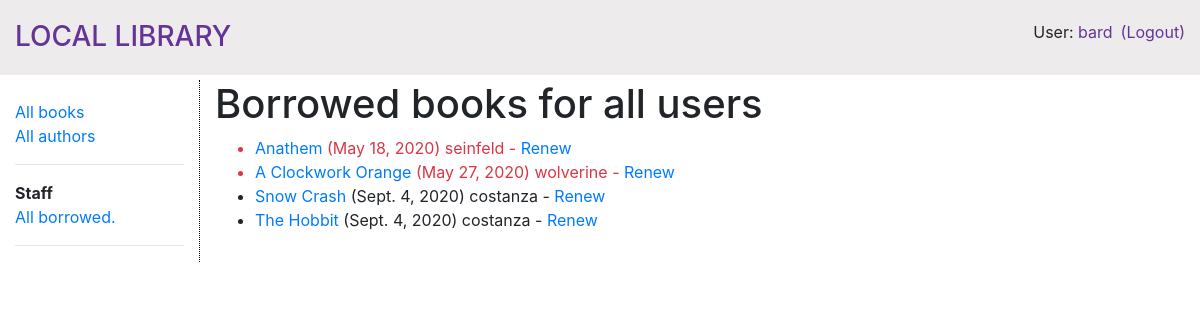
Screenshot of /catalog/allbooks/ (signed in) with the database file from the repository.
### catalog/models.py (models this page shows, shortened)
class BookInstance(models.Model):
    id = models.UUIDField(primary_key=True, default=uuid.uuid4, help_text='Unique ID for this particular book across whole library')
    book = models.ForeignKey('Book', on_delete=models.SET_NULL, null=True)
    imprint = models.CharField(max_length=200)
    due_back = models.DateField(null=True, blank=True)
    borrower = models.ForeignKey(User, on_delete=models.SET_NULL, null=True, blank=True)
    @property
    def is_overdue(self):
        if self.due_back and date.today() > self.due_back:
            return True
        return False
    LOAN_STATUS = (
        ('m', 'Maintenance'),
        ('o', 'On loan'),
        ('a', 'Available'),
        ('r', 'Reserved'),
    )
    status = models.CharField(
        max_length=1,
        choices=LOAN_STATUS,
        blank=True,
        default='m',
        help_text='Book availability',
    )
    class Meta:
        ordering = ['due_back']
        permissions = (("can_mark_returned", "Set book as returned"),)

class Book(models.Model):
    title = models.CharField(max_length=200)
    author = models.ForeignKey('Author', on_delete=models.SET_NULL, null=True)
    summary = models.TextField(max_length=1000, help_text='Enter a brief description of the book')
    isbn = models.CharField('ISBN', max_length=13, help_text='13 Character <a href="https://www.isbn-international.org/content/what-isbn">ISBN number</a>')
    genre = models.ManyToManyField(Genre, help_text='Select a genre for this book')
    language = models.ForeignKey(Language, on_delete=models.SET_NULL, null=True)
    class Meta():
        ordering = ['title']
    def display_genre(self):
        """Create a string for the Genre. This is required to display genre in Admin."""
        return ', '.join(genre.name for genre in self.genre.all()[:3])
    display_genre.short_description = 'Genre'
    '''
    def display_language(self):
        """Create a string for the Language. This is required to display language in Admin."""
        return self.language.name

    display_language.short_description = 'Language'
    '''

### catalog/views.py (the view)
# urls.py: path('allbooks/', views.LoanedBooksByUserAllListView.as_view(), name='all-borrowed'),
class LoanedBooksByUserAllListView(PermissionRequiredMixin,generic.ListView):
    permission_required = 'catalog.can_mark_returned'
    model = BookInstance
    template_name ='catalog/bookinstance_list_borrowed_all.html'
    paginate_by = 10
    def get_queryset(self):
        return BookInstance.objects.filter(status__exact='o').order_by('due_back')

### catalog/templates/catalog/bookinstance_list_borrowed_all.html
{% extends "base_generic.html" %}
{% block content %}
    <h1>Borrowed books for all users</h1>
    {% if bookinstance_list %}
    <ul>
      {% for bookinst in bookinstance_list %}
      <li class="{% if bookinst.is_overdue %}text-danger{% endif %}">
        <a href="{% url 'book-detail' bookinst.book.pk %}">{{bookinst.book.title}}</a> ({{ bookinst.due_back }}) {{bookinst.borrower}} {% if perms.catalog.can_mark_returned %}- <a href="{% url 'renew-book-librarian' bookinst.id %}">Renew</a>  {% endif %}
      </li>
      {% endfor %}
    </ul>
    {% else %}
      <p>There are no books borrowed.</p>
    {% endif %}
{% endblock %}

### catalog/templates/base_generic.html (shortened to what this page needs)
<!DOCTYPE html>
<html lang="en">
<head>
  <link rel="stylesheet" href="https://stackpath.bootstrapcdn.com/bootstrap/4.1.3/css/bootstrap.min.css">
  {% load static %}
  <link rel="stylesheet" href="{% static 'css/styles.css' %}">
</head>
<body>
  <header class="container-fluid" id="title-bar">
    <ul class='nav'>
    <li class='nav-item mr-auto'><a href="{% url 'index' %}"><h3 class="d-inline-block">LOCAL LIBRARY</h3></a></li>
    {% if user.is_authenticated %}
    <li class='nav-item'>User: <a href="{% url 'my-borrowed' %}">{{ user.get_username }}</a></li>
    <li class='nav-item pl-2'><a href="{% url 'logout'%}?next={{request.path}}">(Logout)</a></li>
    {% else %}
    <li class='nav-item'><a href="{% url 'login'%}?next={{request.path}}">Login</a></li>
    {% endif %}
  </ul>
  </header>
  <div class="container-fluid">
    <div class="row">
      <div class="col-sm-2" id="sidebar-container">
        {% block sidebar %}
        <ul class="sidebar-nav">
          <li><a href="{% url 'books' %}">All books</a></li>
          <li><a href="{% url 'authors' %}">All authors</a></li>
          {% if perms.catalog.can_mark_returned %}
          <li><hr /></li>
          <li><strong>Staff</strong></li>
          <li><a href="{% url 'all-borrowed' %}">All borrowed.</a></li>
          <li><hr /></li>
          {% endif %}
        </ul>
        {% endblock %}
      </div>
      <div class="col-sm-10 ">
        {% block content %}{% endblock %}
      </div>
    </div>
  </div>
</body>
</html>

### catalog/static/css/styles.css (style rules this page uses)
.sidebar-nav { margin-top: 20px; padding: 0; list-style: none; }
#sidebar-container { border-right: 1px dotted black; }
#title-bar { padding-top: 20px; margin-bottom: 5px; height: 75px; position: relative; background-color: #edebeb; }
#title-bar a { color: rebeccapurple; }

### rows the page displays
BookInstance: book "Anathem", due_back "May 18, 2020", borrower "seinfeld"
BookInstance: book "A Clockwork Orange", due_back "May 27, 2020", borrower "wolverine"
BookInstance: book "Snow Crash", due_back "Sept. 4, 2020", borrower "costanza"
BookInstance: book "The Hobbit", due_back "Sept. 4, 2020", borrower "costanza"

### other values shown
{{ user.get_username }} "bard"
